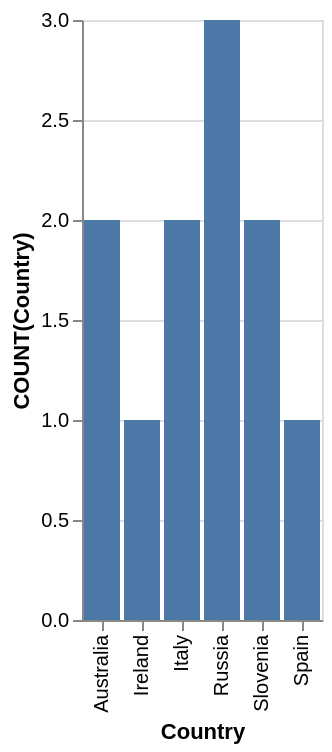

Source (Vega-Lite JSON):
### Vega-Lite specification from a JSON file in a GitHub repository (floating-point values rounded to 4 significant figures)
{"data": {"values": [{"x_data": "Australia", "y_data": 2}, {"x_data": "Ireland", "y_data": 1}, {"x_data": "Italy", "y_data": 2}, {"x_data": "Russia", "y_data": 3}, {"x_data": "Slovenia", "y_data": 2}, {"x_data": "Spain", "y_data": 1}]}, "mark": "bar", "encoding": {"x": {"field": "x_data", "type": "nominal", "title": "Country", "sort": "ascending"}, "y": {"field": "y_data", "type": "quantitative", "title": "COUNT(Country)"}}}
